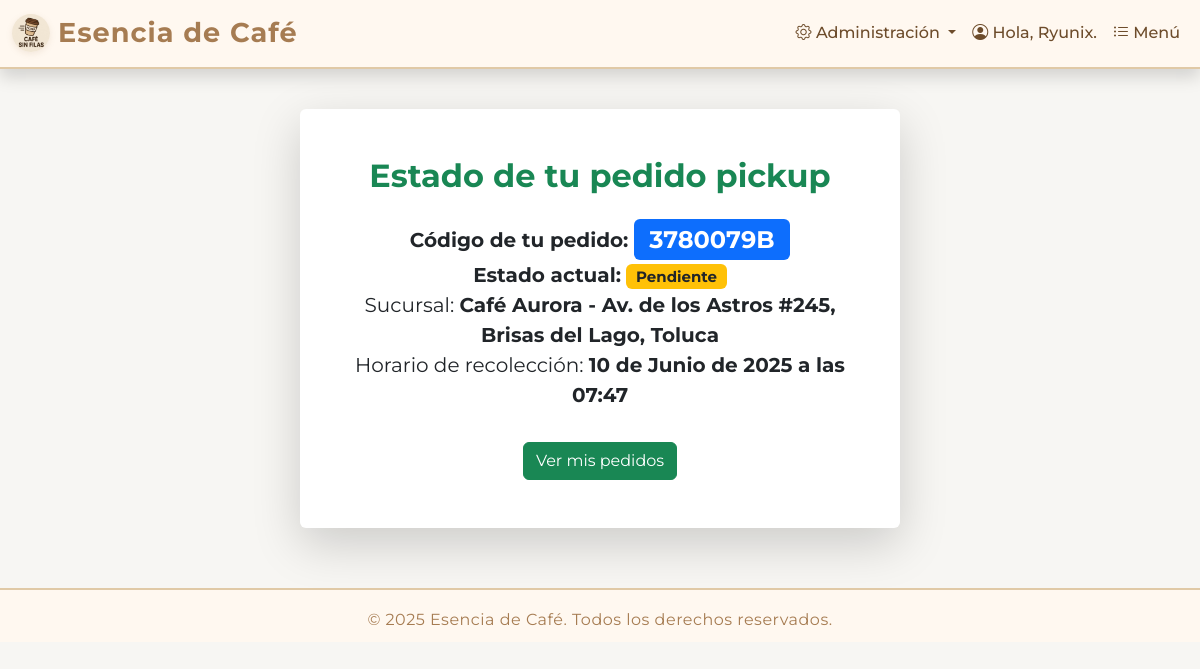
The app's page /pedidos/estado/23/ (signed in) with its own data.
### pedido/models.py (models this page shows, shortened)
class Pedido(models.Model):
    ESTADOS = [
        ('pendiente', 'Pendiente'),
        ('preparando', 'Preparando'),
        ('listo', 'Listo para recoger'),
        ('entregado', 'Entregado'),
        ('cancelado', 'Cancelado'),
    ]
    codigo = models.CharField(
        max_length=12, unique=True, blank=True, null=True)
    usuario = models.ForeignKey(
        User, null=True, blank=True, on_delete=models.SET_NULL)
    sucursal = models.ForeignKey(Sucursal, on_delete=models.CASCADE)
    estado = models.CharField(
        max_length=20, choices=ESTADOS, default='pendiente')
    fecha_hora = models.DateTimeField(auto_now_add=True)
    total = models.DecimalField(max_digits=10, decimal_places=2, default=0)
    puntos_ganados = models.PositiveIntegerField(default=0)
    puntos_usados = models.PositiveIntegerField(default=0)

class Sucursal(models.Model):
    nombre_sucursal = models.CharField(max_length=100)
    calle = models.CharField(max_length=100)
    numero_exterior = models.CharField(max_length=10)
    numero_interior = models.CharField(max_length=10, blank=True, null=True)
    colonia = models.CharField(max_length=100)
    ciudad = models.CharField(max_length=100)
    municipio = models.CharField(max_length=100)
    codigo_postal = models.CharField(max_length=10)
    telefono = models.CharField(max_length=20)
    hora_apertura = models.TimeField()
    hora_cierre = models.TimeField()
    def __str__(self):
        return f'{self.nombre_sucursal} - {self.calle} #{self.numero_exterior}, {self.colonia}, {self.ciudad}'

class PedidoPickup(models.Model):
    pedido = models.OneToOneField(
        Pedido, on_delete=models.CASCADE, related_name='pickup')
    horario_recoleccion = models.DateTimeField()
    tipo_pago = models.CharField(max_length=20, choices=[(
        'tarjeta', 'Tarjeta'), ('efectivo', 'Efectivo')])

### pedido/views.py (the view)
@login_required
def pickup_exito_estado(request, pedido_id):
    pedido = get_object_or_404(Pedido, id=pedido_id, usuario=request.user)
    return render(request, 'pedido/pickup_exito.html', {
        'pedido': pedido,
        'sucursal': pedido.sucursal,
        'horario': pedido.pickup.horario_recoleccion,
    })

### SisWebCafe/context_processors.py (called while the page is built)
def es_gerente(request):
    if request.user.is_authenticated:
        return {'es_gerente': request.user.groups.filter(name='Gerente').exists()}
    return {'es_gerente': False}

### templates/pedido/pickup_exito.html (shortened to what this page needs)
{% extends "Principal/base.html" %}
{% block content %}
<div
  class="bg-white p-5 rounded shadow-lg"
  style="max-width: 600px; margin: 40px auto"
>
  <h2 class="fw-bold text-success mb-4 text-center">
    Estado de tu pedido pickup
  </h2>
  <p class="fs-5 text-center">
    <strong>Código de tu pedido:</strong>
    <span class="badge bg-primary fs-4">{{ pedido.codigo }}</span><br />
    <strong>Estado actual:</strong>
    {% if pedido.estado == "pendiente" %}
      <span class="badge bg-warning text-dark">{{ pedido.get_estado_display }}</span>
    {% elif pedido.estado == "recogido" %}
      <span class="badge bg-success">{{ pedido.get_estado_display }}</span>
    {% elif pedido.estado == "cancelado" %}
      <span class="badge bg-danger">{{ pedido.get_estado_display }}</span>
    {% else %}
      <span class="badge bg-secondary">{{ pedido.get_estado_display }}</span>
    {% endif %}
    <br />
    Sucursal: <strong>{{ sucursal }}</strong><br />
    Horario de recolección: <strong>{{ horario }}</strong>
  </p>
  <div class="text-center">
    <a href="{% url 'lista_pedidos_pickup' %}" class="btn btn-success mt-3">
      Ver mis pedidos
    </a>
  </div>
</div>
{% endblock %}

### templates/Principal/base.html (shortened to what this page needs)
{% load static %}
<!DOCTYPE html>
<html lang="es">
  <head>
    <link
      href="https://cdn.jsdelivr.net/npm/bootstrap@5.3.0/dist/css/bootstrap.min.css"
      rel="stylesheet"
    />
    <link href="https://cdn.jsdelivr.net/npm/bootstrap-icons@1.11.3/font/bootstrap-icons.min.css" rel="stylesheet">
  </head>
  <body>
    {% if user.is_authenticated and user.is_staff %}
      <nav class="navbar navbar-light shadow sticky-top">
        <div class="container-fluid">
          <span class="navbar-brand mb-0 h1"><i class="bi bi-cash-register"></i> Panel de Caja</span>
          <a class="btn btn-outline-danger" href="{% url 'logout' %}"><i class="bi bi-box-arrow-right"></i> Cerrar sesión</a>
        </div>
      </nav>
    {% else %}
      <nav class="navbar navbar-expand-lg shadow sticky-top">
        <div class="container-fluid">
          <a class="navbar-brand d-flex align-items-center" href="/">
            <img src="{% static 'img/logo.jpg' %}" alt="Logo" width="38" class="me-2">
            Esencia de Café
          </a>
          <div class="collapse navbar-collapse" id="navbarNav">
            <ul class="navbar-nav ms-auto align-items-center">
              {% if es_gerente %}
              <li class="nav-item dropdown">
                <a
                  class="nav-link dropdown-toggle"
                  href="#"
                  id="adminDropdown"
                  role="button"
                  data-bs-toggle="dropdown"
                  aria-expanded="false"
                >
                  <i class="bi bi-gear"></i> Administración
                </a>
              </li>
              <li class="nav-item">
                <a class="nav-link" href="/perfil"><i class="bi bi-person-circle"></i> Hola, {{user.username}}.</a>
              </li>
              <li class="nav-item">
                <a class="nav-link" href="/productos"><i class="bi bi-list-ul"></i> Menú</a>
              </li>
              {% endif %}
            </ul>
          </div>
        </div>
      </nav>
    {% endif %}
    <div class="container mt-4">{% block content %} {% endblock %}</div>
    <footer>
      <div>
        <span>&copy; {{ now|default:2025 }} Esencia de Café. Todos los derechos reservados.</span>
      </div>
    </footer>
  </body>
</html>

### templates/Principal/base.html (style rules this page uses)
:root { --cafe-oscuro: #6d4c2b; --cafe-medio: #a67c52; --cafe-claro: #fff8f0; --cafe-dorado: #e0c9a6; --cafe-acento: #d2691e; --cafe-blanco: #f7f6f3; }
body { font-family: 'Montserrat', Arial, sans-serif; background: var(--cafe-blanco); }
.navbar { background: var(--cafe-claro) !important; border-bottom: 2px solid var(--cafe-dorado); box-shadow: 0 2px 8px rgba(166,124,82,0.07); }
.navbar-brand { font-weight: 700; color: var(--cafe-medio) !important; letter-spacing: 1px; font-size: 1.7rem; }
.nav-link { color: var(--cafe-oscuro) !important; font-weight: 500; transition: color 0.2s; }
footer { background: var(--cafe-claro); color: var(--cafe-medio); text-align: center; padding: 18px 0 10px 0; border-top: 2px solid var(--cafe-dorado); margin-top: 60px; font-size: 1rem; letter-spacing: 0.5px; }
.navbar-brand img { border-radius: 50%; box-shadow: 0 2px 6px rgba(166,124,82,0.13); }

### records on screen
Pedido: codigo "3780079B", estado "Pendiente"
Sucursal: nombre_sucursal+calle+numero_exterior "Café Aurora - Av. de los Astros #245, Brisas del Lago, Toluca"
PedidoPickup: horario_recoleccion "10 de Junio de 2025 a las 07:47"

### other values on screen
{{ user.username }} "Ryunix"
{{ now|default:2025 }} "2025"
